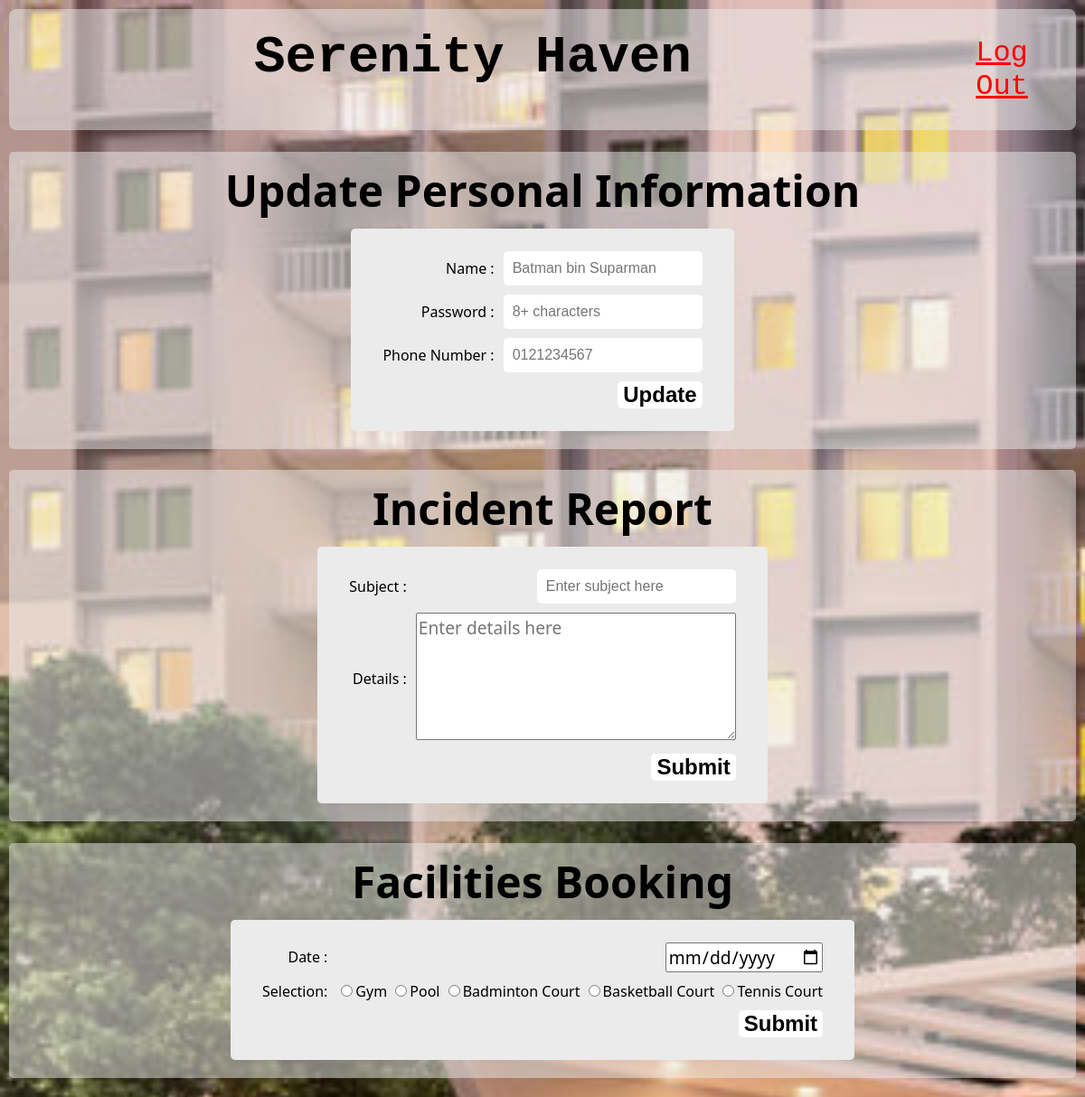
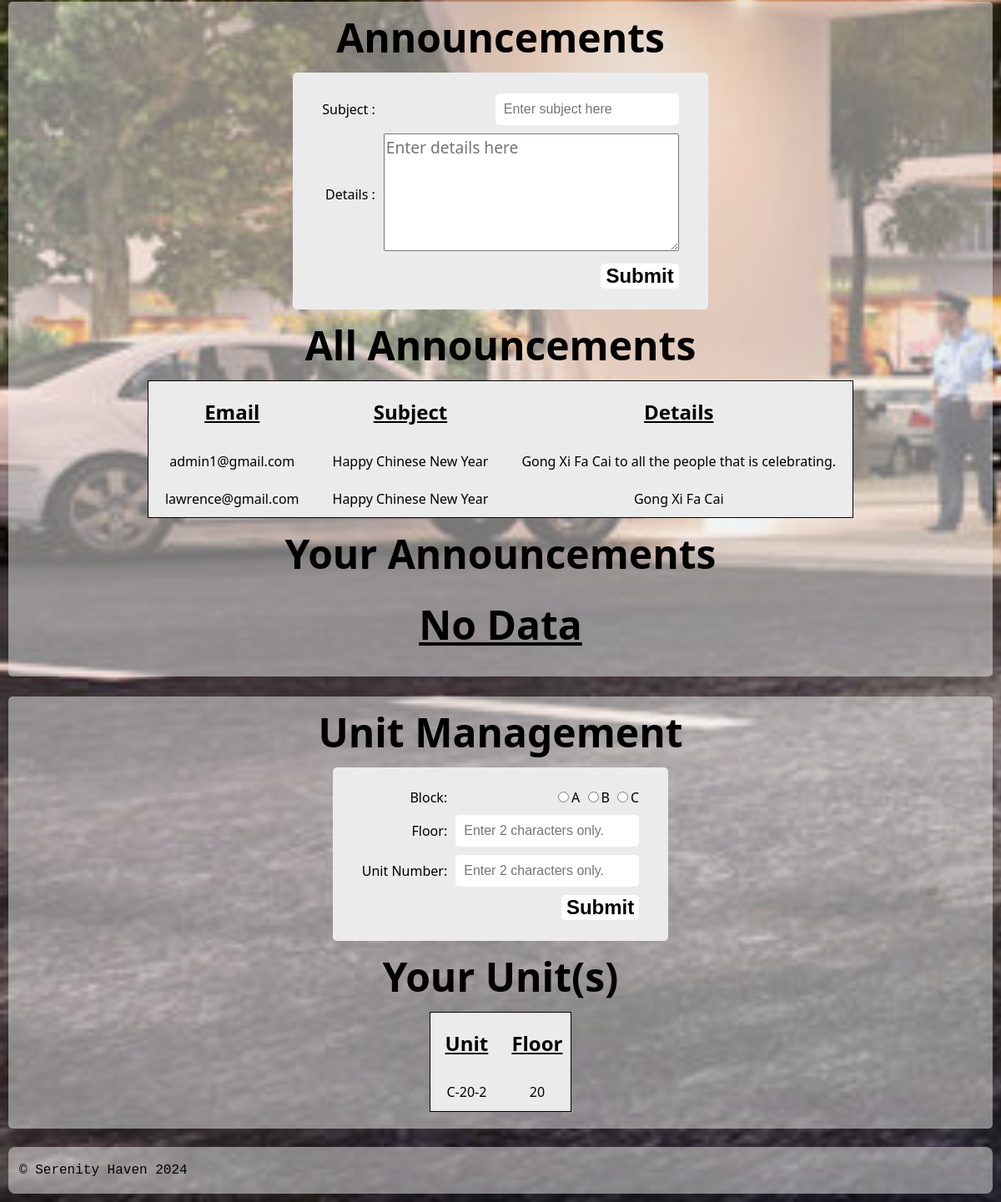
Page /mainpageUser.php (signed in) on the committed database (2 pictures, top to bottom).
### tables this page shows
CREATE TABLE `announcements` (
  `id` int(11) NOT NULL,
  `email` varchar(255) NOT NULL,
  `subject` varchar(100) NOT NULL,
  `details` mediumtext NOT NULL
);

CREATE TABLE `unit` (
  `noUnit` varchar(10) NOT NULL,
  `noFloor` int(2) NOT NULL,
  `email` varchar(100) DEFAULT NULL
);

### session.php (called while the page is built, shortened)
<?php
$email = $_SESSION['email'];
?>

### mainpageUser.php (the view, shortened to what this page needs)
<!DOCTYPE html>
<html lang="en">
<?php
include("session.php");
include("header2.php");
?>
<head>
</head>
<body>
    <div class="info">
        <form action="infoProcess.php" method="POST">
            <div class="title">
                <p>Update Personal Information</p>
            </div>
            <table cellpadding=5px>
                <tr>
                    <td style="width: 20px"></td>
                    <td></td>
                    <td></td>
                    <td style="width: 20px"></td>
                </tr>
                <tr>
                    <td></td>
                    <td></td>
                    <td></td>
                    <td></td>
                </tr>
				<tr>
					<td></td>
					<td>Name :</td>
					<td><input type="text" name="name" placeholder="Batman bin Suparman" class="form" required></td>
					<td></td>
				</tr>
                <tr>
                    <td></td>
                    <td>Password :</td>
                    <td><input type="password" name="password" placeholder="8+ characters" pattern=".{8,128}" class="form" required></td>
                    <td></td>
                </tr>
                <tr>
                    <td></td>
                    <td>Phone Number :</td>
                    <td><input type="text" name="noPhone" placeholder="0121234567" class="form" required></td>
                    <td></td>
                </tr>
                <tr>
                    <td></td>
                    <td></td>
                    <td><input type="submit" name="register" value="Update" class="button"></td>
                    <td></td>
				</tr>
                <tr>
                    <td></td>
                    <td></td>
                    <td></td>
                    <td></td>
                </tr>
                <tr>
                    <td></td>
                    <td></td>
                    <td></td>
                    <td></td>
                </tr>
            </table>
        </form>
    </div>
    <div class="report">
        <form action="reportProcess.php" method="POST">
            <div class="title">
                <p>Incident Report</p>
            </div>
            <table cellpadding=5px>
                <tr>
                    <td style="width: 20px"></td>
                    <td></td>
                    <td></td>
                    <td style="width: 20px"></td>
                </tr>
                <tr>
                    <td></td>
                    <td></td>
                    <td></td>
                    <td></td>
                </tr>
				<tr>
					<td></td>
					<td>Subject :</td>
					<td><input type="text" name="subject" placeholder="Enter subject here" class="form" required></td>
					<td></td>
				</tr>
                <tr>
                    <td></td>
                    <td>Details :</td>
                    <td>
                        <textarea name="details" id="details" placeholder="Enter details here" cols="30" rows="5" required></textarea>
                    </td>
                    <td></td>
                </tr>
                <tr>
                    <td></td>
                    <td></td>
                    <td><input type="submit" name="submit" value="Submit" class="button"></td>
                    <td></td>
				</tr>
                <tr>
                    <td></td>
                    <td></td>
                    <td></td>
                    <td></td>
                </tr>
                <tr>
                    <td></td>
                    <td></td>
                    <td></td>
                    <td></td>
                </tr>
            </table>
        </form>
    </div>
    <div class="facilities">
        <form action="facilitiesProcess.php" method="POST">
            <div class="title">
                <p>Facilities Booking</p>
            </div>
            <table cellpadding=5px>
                <tr>
                    <td style="width: 20px"></td>
                    <td></td>
                    <td></td>
                    <td style="width: 20px"></td>
                </tr>
                <tr>
                    <td></td>
                    <td></td>
                    <td></td>
                    <td></td>
                </tr>
                <tr>
                    <td></td>
                    <td>Date :</td>
                    <td><input class="date" type="date" name="date" class="form" required></td>
                    <td></td>
                </tr>
                <tr>
                    <td></td>
                    <td>Selection: </td>
                    <td>
                        <input type="radio" name="selection" value="gym" id="gym"><label for="gym">Gym</label>
                        <input type="radio" name="selection" value="pool" id="pool"><label for="pool">Pool</label>
                        <input type="radio" name="selection" value="badminton" id="badminton"><label for="badminton">Badminton Court</label>
                        <input type="radio" name="selection" value="basketball" id="basketball"><label for="basketball">Basketball Court</label>
                        <input type="radio" name="selection" value="tennis" id="tennis"><label for="tennis">Tennis Court</label>
                    </td>
                    <td></td>
                </tr>
                <tr>
                    <td></td>
                    <td></td>
                    <td><input type="submit" name="submit" value="Submit" class="button"></td>
                    <td></td>
				</tr>
                <tr>
                    <td></td>
                    <td></td>
                    <td></td>
                    <td></td>
                </tr>
                <tr>
                    <td></td>
                    <td></td>
                    <td></td>
                    <td></td>
                </tr>
            </table>
        </form>
    </div>
    <div class="announcements">
        <form action="announcementProcess.php" method="POST">
            <div class="title">
                <p>Announcements</p>
            </div>
            <table cellpadding=5px>
                <tr>
                    <td style="width: 20px"></td>
                    <td></td>
                    <td></td>
                    <td style="width: 20px"></td>
                </tr>
                <tr>
                    <td></td>
                    <td></td>
                    <td></td>
                    <td></td>
                </tr>
				<tr>
					<td></td>
					<td>Subject :</td>
					<td><input type="text" name="subject" placeholder="Enter subject here" class="form" required></td>
					<td></td>
				</tr>
                <tr>
                    <td></td>
                    <td>Details :</td>
                    <td>
                        <textarea name="details" id="details" placeholder="Enter details here" cols="30" rows="5" required></textarea>
                    </td>
                    <td></td>
                </tr>
                <tr>
                    <td></td>
                    <td></td>
                    <td><input type="submit" name="submit" value="Submit" class="button"></td>
                    <td></td>
				</tr>
                <tr>
                    <td></td>
                    <td></td>
                    <td></td>
                    <td></td>
                </tr>
                <tr>
                    <td></td>
                    <td></td>
                    <td></td>
                    <td></td>
                </tr>
            </table>
        </form>
        <div class="title">
            <p>All Announcements</p>
        </div>
        <?php
			$query = "SELECT * FROM announcements";
			$result = mysqli_query($conn, $query) or die(mysql_error());
			if (mysqli_num_rows ($result) > 0)
			{
				echo "<table class='result'>";
				echo "<col>";
				echo "<col>";
				echo "<col>";
				echo "<tr>";
				echo "<th>Email</th>";
				echo "<th>Subject</th>";
				echo "<th>Details</th>";
				while ($row = mysqli_fetch_assoc($result))
				{
					echo "<tr>";
					echo "<td>".$row['email']."</td>";
					echo "<td>".$row['subject']."</td>";
					echo "<td>".$row['details']."</td>";
					echo "</tr>";
				}
				echo"</table>";
			}
			else{
				echo"<div class='title' style='text-decoration: underline'><p>No Data</p></div>";
			}
		?>
        <div class="title">
            <p>Your Announcements</p>
        </div>
        <?php
			$query = "SELECT * FROM announcements WHERE email = '$email'";
			$result = mysqli_query($conn, $query) or die(mysql_error());
			if (mysqli_num_rows ($result) > 0)
			{
				echo "<table class='result'>";
				echo "<col>";
				echo "<col>";
				echo "<col>";
				echo "<tr>";
				echo "<th>Email</th>";
				echo "<th>Subject</th>";
				echo "<th>Details</th>";
                echo "<th>Delete</th>";
				while ($row = mysqli_fetch_assoc($result))
				{
					echo "<tr>";
					echo "<td>".$row['email']."</td>";
					echo "<td>".$row['subject']."</td>";
					echo "<td>".$row['details']."</td>";
                    echo "<td><a href='deleteAnnouncement.php?id=".$row['id']."'> <img src='images/delete.png' width='50' height='50'> </a> </td>";
					echo "</tr>";
				}
				echo"</table>";
			}
			else{
				echo"<div class='title' style='text-decoration: underline'><p>No Data</p></div>";
			}
		?>
    </div>
    <div class="unit">
        <form action="unitProcess.php" method="POST">
            <div class="title">
                <p>Unit Management</p>
            </div>
            <table cellpadding=5px>
                <tr>
                    <td style="width: 20px"></td>
                    <td></td>
                    <td></td>
                    <td style="width: 20px"></td>
                </tr>
                <tr>
                    <td></td>
                    <td></td>
                    <td></td>
                    <td></td>
                </tr>
                <tr>
                    <td></td>
                    <td>Block: </td>
                    <td>
                        <input type="radio" name="selection" value="A" id="A"><label for="A">A</label>
                        <input type="radio" name="selection" value="B" id="B"><label for="B">B</label>
                        <input type="radio" name="selection" value="C" id="C"><label for="C">C</label>
                    </td>
                    <td></td>
                </tr>
                <tr>
                    <td></td>
                    <td>Floor: </td>
                    <td><input type="number" name="floor" class="form" pattern=".{0,2}" placeholder="Enter 2 characters only." required></td>
                    <td></td>
                </tr>
                <tr>
                    <td></td>
                    <td>Unit Number: </td>
                    <td><input type="number" name="unit" class="form" pattern=".{0,2}" placeholder="Enter 2 characters only." required></td>
                    <td></td>
                </tr>
                <tr>
                    <td></td>
                    <td></td>
                    <td><input type="submit" name="submit" value="Submit" class="button"></td>
                    <td></td>
				</tr>
                <tr>
                    <td></td>
                    <td></td>
                    <td></td>
                    <td></td>
                </tr>
                <tr>
                    <td></td>
                    <td></td>
                    <td></td>
                    <td></td>
                </tr>
            </table>
        </form>
        <div class="title">
            <p>Your Unit(s)</p>
        </div>
        <?php
			$query = "SELECT noUnit, noFloor FROM unit WHERE email = '$email'";
			$result = mysqli_query($conn, $query) or die(mysql_error());
			if (mysqli_num_rows ($result) > 0)
			{
				echo "<table class='result'>";
				echo "<col>";
				echo "<col>";
				echo "<col>";
				echo "<tr>";
				echo "<th>Unit</th>";
                echo "<th>Floor</th>";
				while ($row = mysqli_fetch_assoc($result))
				{
					echo "<tr>";
					echo "<td>".$row['noUnit']."</td>";
					echo "<td>".$row['noFloor']."</td>";
					echo "</tr>";
				}
				echo"</table>";
			}
			else{
				echo"<div class='title' style='text-decoration: underline'><p>No Data</p></div>";
			}
		?>
    </div>
</body>
<?php
include("footer.php");
?>
</html>

### mainpageUser.php (style rules this page uses)
body { padding: 10px; font-family: Candara, Calibri, Segoe, Segoe UI, Optima, Arial, sans-serif; margin: 0; background-repeat: no-repeat; background-attachment: fixed; background-size: cover; }
.info, .report, .facilities, .announcements, .unit { background-color: rgba(235, 235, 235, 0.5); padding-bottom: 20px; border-radius: 5px; margin-top: 2%; }
.info .title p, .report .title p, .facilities .title p, .announcements .title p, .unit .title p { font-size: 300%; font-weight: bold; text-align: center; margin-top: 0px; margin-bottom: 0px; padding: 10px 0px; }
.info table, .report table, .facilities table, .announcements table, .unit table { border: none; border-radius: 5px; border-collapse: collapse; margin: auto; background-color: rgb(235, 235, 235); }
.info table, .info td, .report table, .report td, .facilities table, .facilities td, .announcements table, .announcements td, .unit table, .unit td { text-align: right; }
.info .form, .report .form, .facilities .form, .announcements .form, .unit .form { padding: 10px; width: 200px; font-size: 100%; border: none; border-radius: 5px; }
.info .button, .report .button, .facilities .button, .announcements .button, .unit .button { background-color: white; font-size: 150%; font-weight: bold; border: none; border-radius: 5px; }
.report textarea, .announcements textarea { font-family: Candara, Calibri, Segoe, Segoe UI, Optima, Arial, sans-serif; font-size: 120%; }
.facilities .date { font-family: Candara, Calibri, Segoe, Segoe UI, Optima, Arial, sans-serif; font-size: 120%; }
.announcements .result, .unit .result { padding: 10px; border: 1px solid black; text-align: center; background-color: rgb(235, 235, 235); margin: auto; border-radius: 5px; }
.announcements .result td, .unit .result td { text-align: center; height: 25px; font-size: 100%; padding: 10px 20px; }
.announcements .result th, .unit .result th { font-size: 150%; text-align: center; font-weight: bold; text-decoration: underline; padding: 20px 10px; }

### rows in the picture
announcements: email "admin1@gmail.com", subject "Happy Chinese New Year", details "Gong Xi Fa Cai to all the people that is celebrating."
announcements: email "lawrence@gmail.com", subject "Happy Chinese New Year", details "Gong Xi Fa Cai"
unit: noUnit "C-20-2", noFloor "20"
